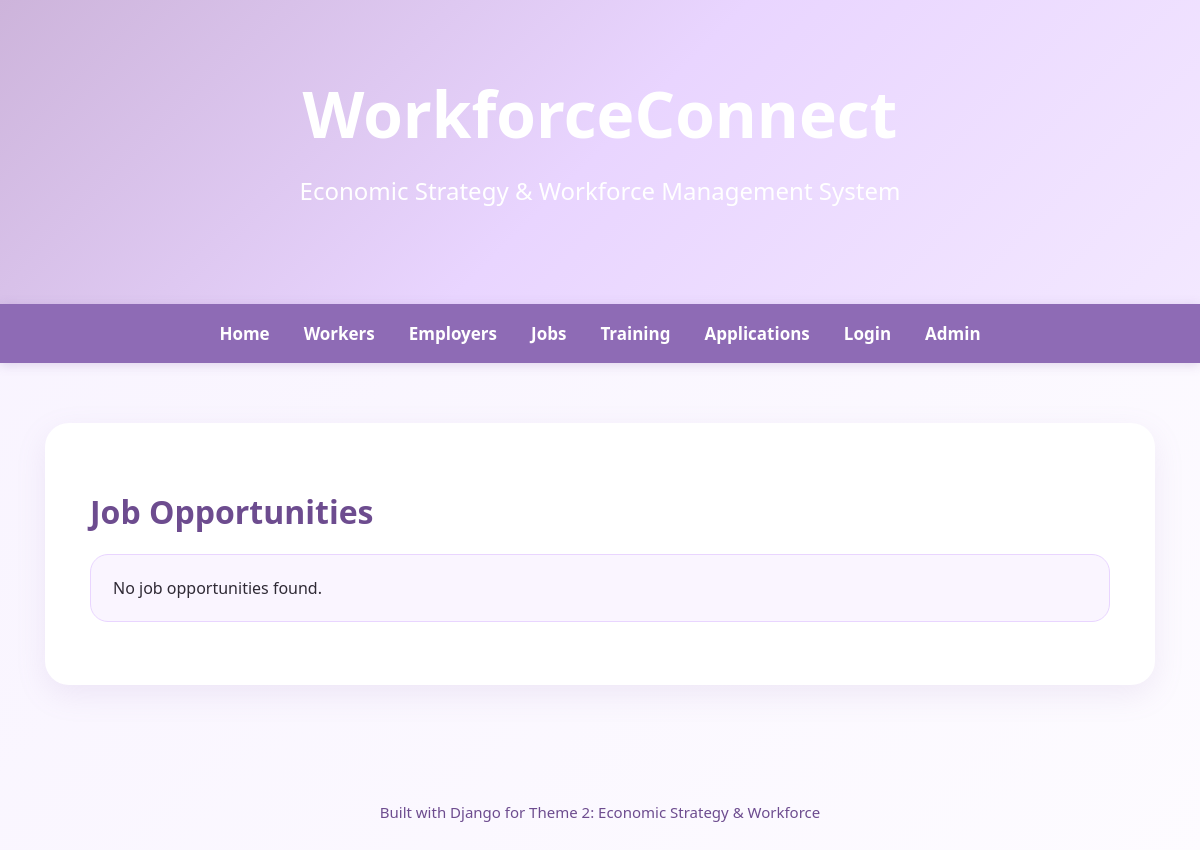
The app's page /jobs/, older data.
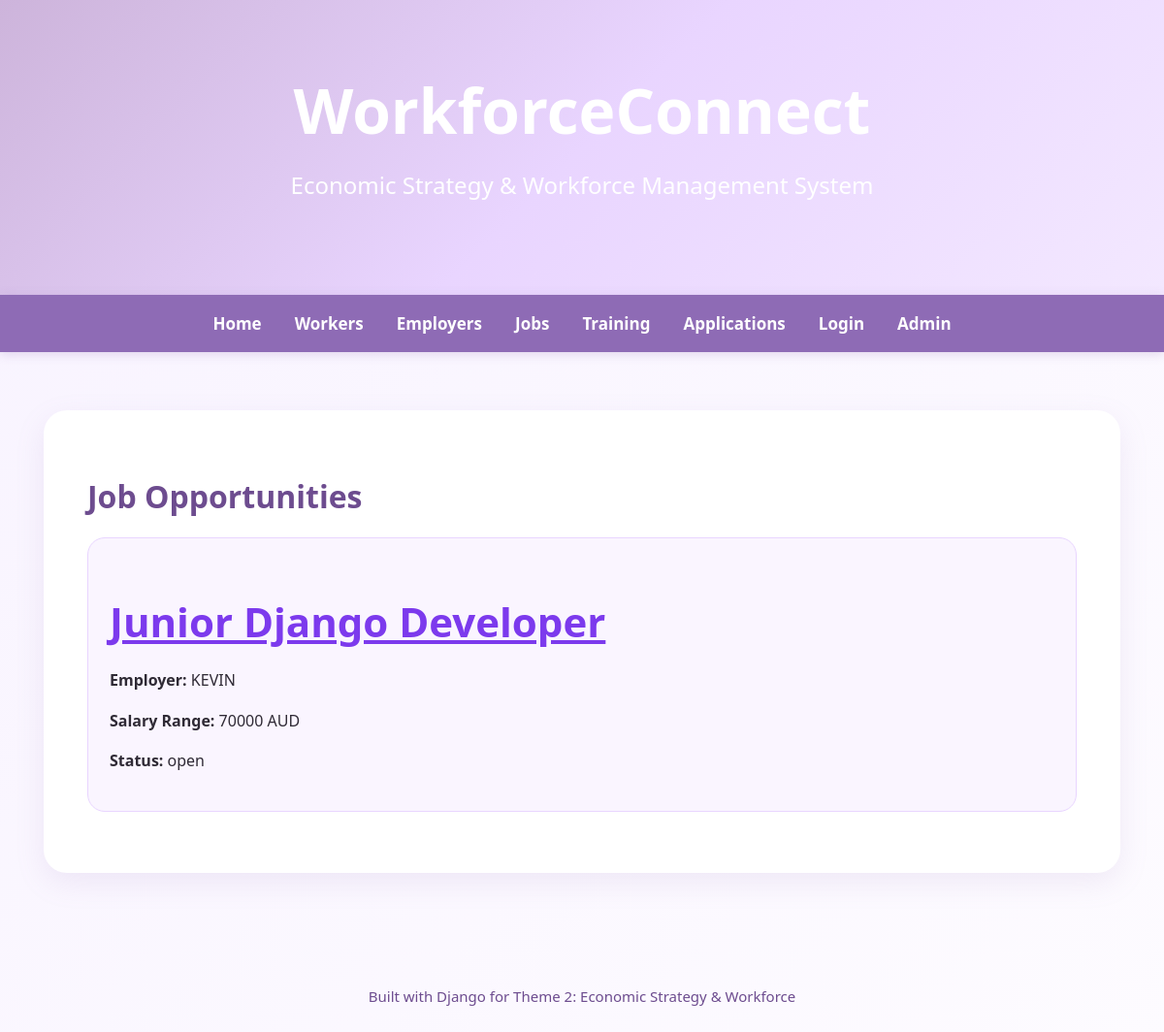
The same page, newer data.
### workforce/models.py (models this page shows, shortened)
class JobOpportunity(models.Model):
    STATUS_CHOICES = [
        ('open', 'Open'),
        ('closed', 'Closed'),
    ]
    employer = models.ForeignKey(Employer, on_delete=models.CASCADE, related_name='jobs')
    title = models.CharField(max_length=150)
    description = models.TextField()
    required_skills = models.ManyToManyField(Skill, related_name='job_opportunities')
    salary_range = models.CharField(max_length=50)
    status = models.CharField(max_length=20, choices=STATUS_CHOICES, default='open')

class Employer(models.Model):
    user = models.OneToOneField(
        User,
        on_delete=models.CASCADE,
        related_name='employer_profile',
        null=True,
        blank=True
    )
    organisation_name = models.CharField(max_length=150)
    industry = models.CharField(max_length=100)
    location = models.CharField(max_length=100)
    contact_email = models.EmailField()

### workforce/views.py (the view)
class JobListView(ListView):
    model = JobOpportunity
    template_name = 'workforce/job_list.html'
    context_object_name = 'jobs'

### workforce/templates/workforce/job_list.html
{% extends 'workforce/base.html' %}
{% block content %}
<h1>Job Opportunities</h1>
<ul class="card-list">
    {% for job in jobs %}
        <li>
            <h2>
                <a href="{% url 'job_detail' job.pk %}">
                    {{ job.title }}
                </a>
            </h2>
            <p><strong>Employer:</strong> {{ job.employer.organisation_name }}</p>
            <p><strong>Salary Range:</strong> {{ job.salary_range }}</p>
            <p><strong>Status:</strong> {{ job.status }}</p>
        </li>
    {% empty %}
        <li>No job opportunities found.</li>
    {% endfor %}
</ul>
{% endblock %}

### workforce/templates/workforce/base.html (shortened to what this page needs)
{% load static %}
<!DOCTYPE html>
<html lang="en">
<head>
    <link rel="stylesheet" href="{% static 'workforce/style.css' %}?v=10">
</head>
<body>
<header class="site-header">
    <div class="header-content">
        <h1>WorkforceConnect</h1>
        <p>Economic Strategy & Workforce Management System</p>
    </div>
</header>
<nav class="navbar">
    <a href="{% url 'home' %}">Home</a>
    <a href="{% url 'worker_list' %}">Workers</a>
    <a href="{% url 'employer_list' %}">Employers</a>
    <a href="{% url 'job_list' %}">Jobs</a>
    <a href="{% url 'training_list' %}">Training</a>
    <a href="{% url 'application_list' %}">Applications</a>
    {% if user.is_authenticated %}
        <span class="user-label">Welcome, {{ user.username }}</span>
        <form action="{% url 'logout' %}" method="post" class="logout-form">
            {% csrf_token %}
            <button type="submit">Logout</button>
        </form>
    {% else %}
        <a href="{% url 'login' %}">Login</a>
    {% endif %}
    <a href="/admin/">Admin</a>
</nav>
<main class="container">
    {% block content %}
    {% endblock %}
</main>
<footer class="site-footer">
    <p>Built with Django for Theme 2: Economic Strategy & Workforce</p>
</footer>
</body>
</html>

### workforce/static/workforce/style.css (style rules this page uses)
body { font-family: 'Segoe UI', Arial, sans-serif; background: linear-gradient(135deg, #f8f3ff, #fdfbff); color: #2f2a35; margin: 0; padding: 0; }
.site-header { background: linear-gradient(135deg, #cdb4db, #e9d5ff, #f3e8ff); padding: 70px 20px; text-align: center; color: #ffffff; box-shadow: 0 4px 20px rgba(157, 121, 188, 0.25); }
.site-header h1 { margin: 0; font-size: 64px; font-weight: 700; color: #ffffff; }
.site-header p { margin-top: 15px; font-size: 24px; color: #ffffff; }
.navbar { background: #8e6bb5; display: flex; justify-content: center; align-items: center; gap: 34px; padding: 18px; position: sticky; top: 0; z-index: 100; box-shadow: 0 2px 10px rgba(142, 107, 181, 0.25); }
.navbar a, .navbar span, .navbar button { color: white; text-decoration: none; font-weight: 600; font-size: 17px; transition: 0.3s; }
.container { width: 85%; max-width: 1200px; margin: 60px auto; background: #ffffff; padding: 45px; border-radius: 24px; box-shadow: 0 10px 30px rgba(157, 121, 188, 0.13); }
h1, h2, h3 { color: #6d4c8f; }
h2 { font-size: 42px; margin-bottom: 20px; }
p { line-height: 1.6; }
a { color: #7c3aed; }
.card-list { list-style: none; padding: 0; }
.card-list li { background: #faf5ff; border: 1px solid #e9d5ff; margin-bottom: 18px; padding: 22px; border-radius: 18px; transition: 0.3s; }
.site-footer { text-align: center; padding: 40px; color: #6d4c8f; font-size: 15px; }

Row changes from the older to the newer data that the page shows:
added JobOpportunity: title "Junior Django Developer", employer.organisation_name "KEVIN", salary_range "70000 AUD", status "open"
Text that changed along with them:
text no longer shown: "No job opportunities found."
